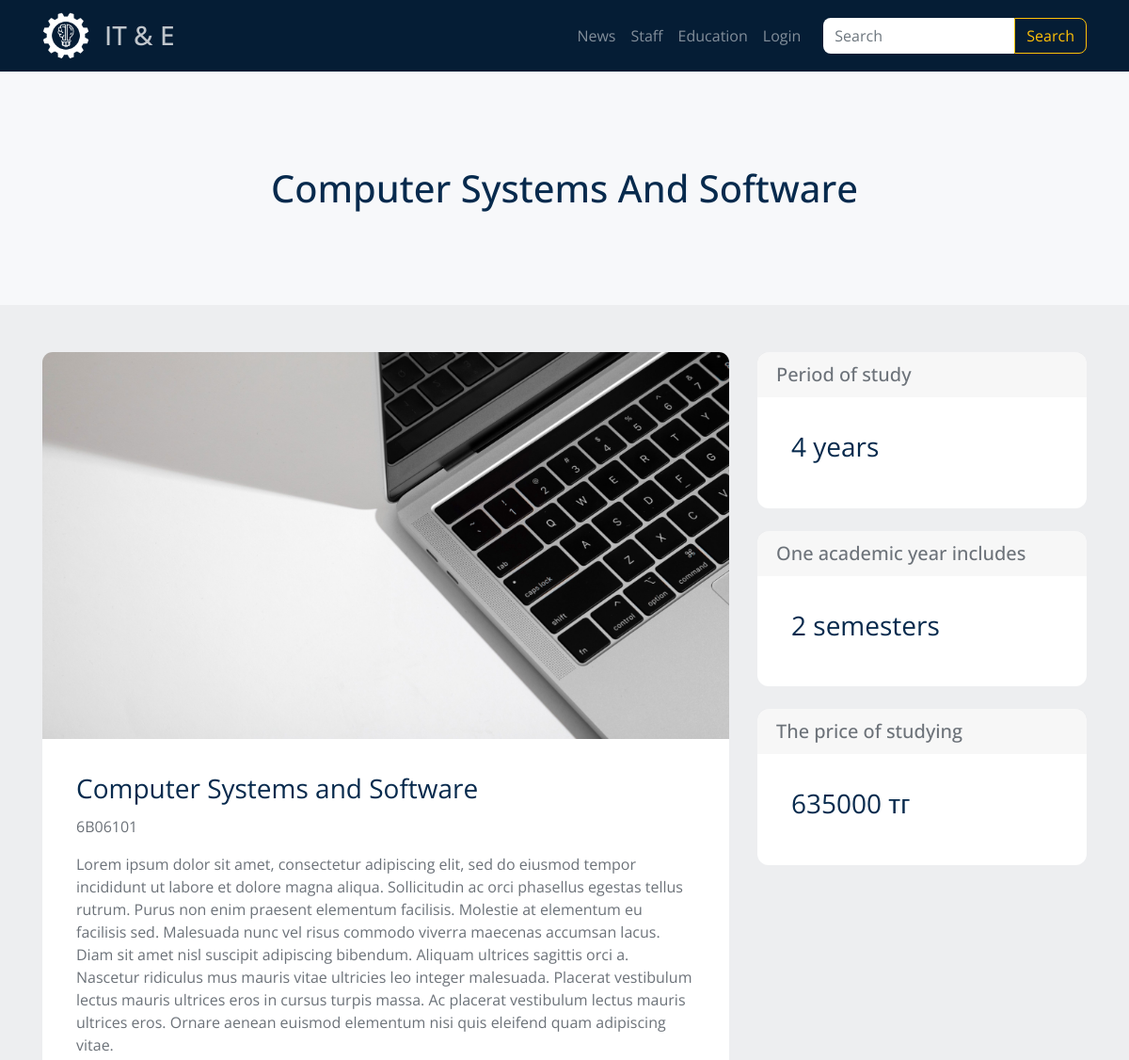
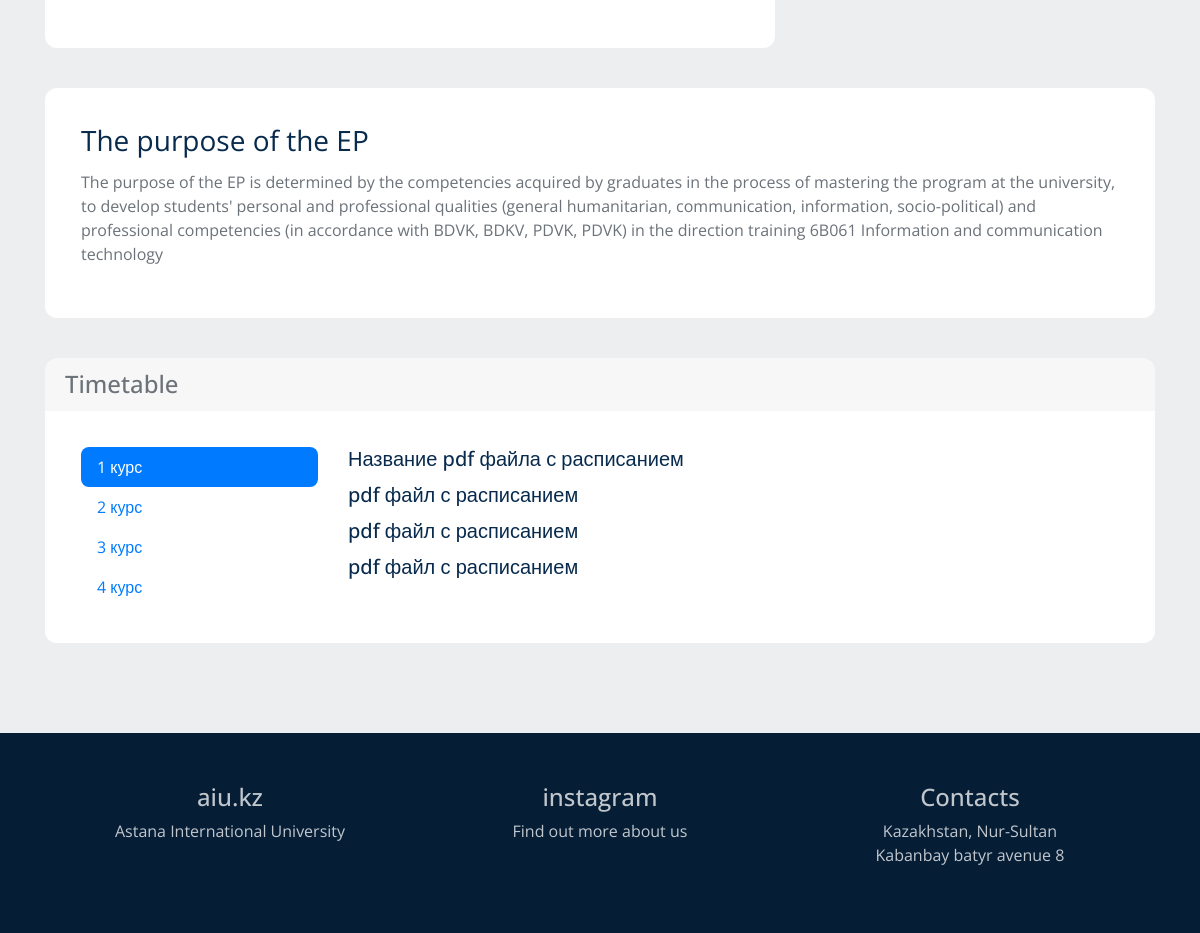
The app's page /education/undergraduate/computer-systems-and-software-6b/ with its own data (2 pictures, top to bottom).
### education/models.py (models this page shows, shortened)
class EduProgram(models.Model):
    title = models.CharField(max_length=60, db_index=True)
    slug = models.SlugField(max_length=60, unique=True)
    edu_code = models.CharField(max_length=7, unique=True)  # 6B06101
    body = models.TextField(db_index=True)
    thumbnail = models.ImageField(null=True, blank=True)
    academic_key = models.CharField(max_length=2)  # 6B, 7M, 8D
    study_period = models.PositiveSmallIntegerField(blank=True, default=4)
    study_price = models.PositiveIntegerField(blank=True)
    purpose = models.TextField(blank=True, db_index=True)

### education/views.py (the view)
def program_detail(request, slug):
    program = get_object_or_404(EduProgram, slug__iexact=slug)
    context = {
        'program': program,
    }
    return render(request, 'education/program_detail.html', context=context)

### education/templates/education/program_detail.html (shortened to what this page needs)
{% extends 'education/base_education.html' %}
{% block intro %}
	<h1 class="intro__title">{{ program.title|title }}</h1>
{% endblock %}
{% block content %}
	<div class="row">
		<div class="col-sm-12 col-lg-8">
			<div class="card">
				{% if program.thumbnail %}
					<img src="{{ program.thumbnail.url }}" class="card-img-top" alt="">
				{% endif %}
				<div class="card-body">
					<div class="card-title">{{ program.title }}</div>
					<p>{{ program.edu_code }}</p>
					<div class="card-text">{{ program.body|linebreaks }}</div>
				</div>
			</div>
		</div>
		<div class="col-sm-12 col-lg-4">
			<div class="card mb-4">
				<div class="card-header">
					<h5>Period of study</h5>
				</div>
				<div class="card-body">
					<div class="card-title">{{ program.study_period }} years</div>
				</div>
			</div>
			<div class="card mb-4">
				<div class="card-header">
					<h5>One academic year includes</h5>
				</div>
				<div class="card-body">
					<div class="card-title">2 semesters</div>
				</div>
			</div>
			{% if program.study_price %}
				<div class="card">
					<div class="card-header">
						<h5>The price of studying</h5>
					</div>
					<div class="card-body">
						<div class="card-title">{{ program.study_price }} тг</div>
					</div>
				</div>
			{% endif %}
		</div>
	</div>
	{% if program.purpose %}
		<div class="card">
			<div class="card-body">
				<div class="card-title">The purpose of the EP</div>
				<div class="card-text">{{ program.purpose|linebreaks }}</div>
			</div>
		</div>
	{% endif %}
	<div class="card">
		<div class="card-header">
		    <h4>Timetable</h4>
		</div>
		<div class="card-body">
			<div class="row">
				<div class="col-3">
					<div class="nav flex-column nav-pills" id="v-pills-tab" role="tablist" aria-orientation="vertical">
						<a class="nav-link active" id="v-pills-first-tab" data-toggle="pill" href="#v-pills-first" role="tab" aria-controls="v-pills-first" aria-selected="true">1 курс</a>
						<a class="nav-link" id="v-pills-second-tab" data-toggle="pill" href="#v-pills-second" role="tab" aria-controls="v-pills-second" aria-selected="false">2 курс</a>
						<a class="nav-link" id="v-pills-third-tab" data-toggle="pill" href="#v-pills-third" role="tab" aria-controls="v-pills-third" aria-selected="false">3 курс</a>
						<a class="nav-link" id="v-pills-fourth-tab" data-toggle="pill" href="#v-pills-fourth" role="tab" aria-controls="v-pills-fourth" aria-selected="false">4 курс</a>
					</div>
				</div>
				<div class="col-9">
					<div class="tab-content" id="v-pills-tabContent">
						<div class="tab-pane fade show active" id="v-pills-first" role="tabpanel" aria-labelledby="v-pills-first-tab">
							<a href="#"><h5 class="smaller-title">Название pdf файла с расписанием</h5></a>
							<a href="#"><h5 class="smaller-title">pdf файл с расписанием</h5></a>
							<a href="#"><h5 class="smaller-title">pdf файл с расписанием</h5></a>
							<a href="#"><h5 class="smaller-title">pdf файл с расписанием</h5></a>
						</div>
					</div>
				</div>
			</div>
		</div>
	</div>
{% endblock %}

### static/css/style.css (style rules this page uses)
body { background-color: #edeef0; font-family: 'Open Sans', sans-serif; font-size: 16px; color: #6c7279; }
h1, h2, h3, h4, h5, h6 { margin: 0; }
.nav-link { font-size: 16px }
.card { margin-bottom: 40px; border: none; border-radius: 0.75rem; }
.card-header { border-bottom: none; }
.card-header:first-child { border-radius: calc(.75rem - 1px) calc(.75rem - 1px) 0 0; }
.card-body { padding: 2.25rem; }
.card-title { font-size: 28px; line-height: 1.2; color: #072a4d; }
.smaller-title { margin-bottom: .75rem; color: #072a4d; }
.card-img-top { border-radius: calc(.75rem - 1px) calc(.75rem - 1px) 0 0; }
.nav-pills .nav-link { border-radius: 0.5rem; }

### records on screen
EduProgram: title "Computer Systems And Software", thumbnail (picture), title "Computer Systems and Software", edu_code "6B06101", body "Lorem ipsum dolor sit amet, consectetur adipiscing elit, sed do eiusmod tempor incididunt ut labore et dolore magna aliqua. Sollicitudin ac orci phasellus egestas tellus rutrum. Purus non enim praesent elementum facilisis. Molestie at elementum eu facilisis sed. Malesuada nunc vel risus commodo viverra maecenas accumsan lacus. Diam sit amet nisl suscipit adipiscing bibendum. Aliquam ultrices sagittis orci a. Nascetur ridiculus mus mauris vitae ultricies leo integer malesuada. Placerat vestibulum lectus mauris ultrices eros in cursus turpis massa. Ac placerat vestibulum lectus mauris ultrices eros. Ornare aenean euismod elementum nisi quis eleifend quam adipiscing vitae.", study_period "4", study_price "635000", purpose "The purpose of the EP is determined by the competencies acquired by graduates in the process of mastering the program at the university, to develop students' personal and professional qualities (general humanitarian, communication, information, socio-political) and professional competencies (in accordance with BDVK, BDKV, PDVK, PDVK) in the direction training 6B061 Information and communication technology"
